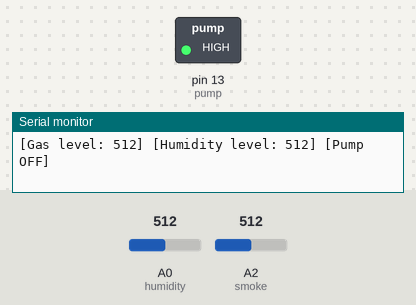
Recording of a sketch running on a simulated Arduino Uno, built with avr-gcc and run on an emulated ATmega328P. Shown: switched loads named in the sketch (green lamp = pin HIGH), the last lines printed to the serial monitor. The test bench sets the inputs (shaded band); at power-on: A0 (humidity) = 512, A2 (smoke) = 512.

Above: at 2.8 s.
2.9 s: A0 (humidity) set to 319
5.6 s: A0 (humidity) set to 284
9.5 s: A2 (smoke) set to 688
12.2 s: A2 (smoke) set to 714
At 14.6 s:
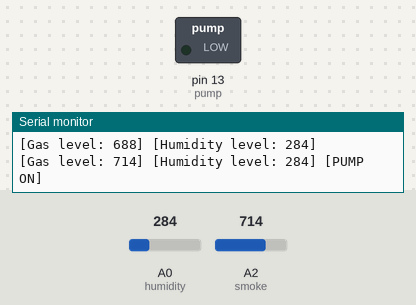
15.5 s: A0 (humidity) set to 306
At 17.3 s:
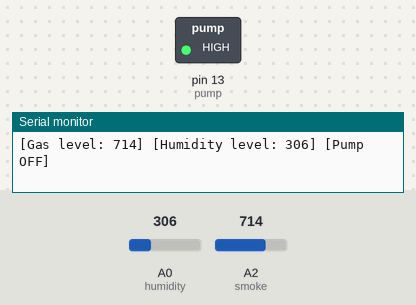
18.2 s: A0 (humidity) set to 290
At 20.4 s:
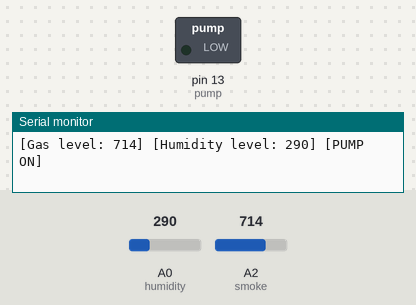
Timing chart, 0 to 21.9 s (numbered marks = the images above; inputs shaded):
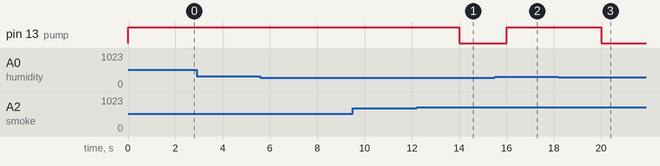

Measured:
- the behaviour switches between 700 and 701 on A2 (smoke) (found by bisection; images 0 and 1)
- after the input at 12.2 s, pin 13 (pump): HIGH → LOW after 1.8 s
- after the input at 15.5 s, pin 13 (pump): LOW → HIGH after 0.51 s
- after the input at 18.2 s, pin 13 (pump): HIGH → LOW after 1.8 s

The sketch:

project.ino
```cpp
#define smoke A2
#define humidity A0
#define pump 13

// threshold values
#define smokeThreshold 700
#define humidityThreshold 300

int smokeSensor;
int humiditySensor;

void setup() {
  pinMode(smoke, INPUT);
  pinMode(humidity, INPUT);
  pinMode(pump, OUTPUT);
  digitalWrite(pump, HIGH);
  Serial.begin(9600);
}

void printer() {
  Serial.print("[Gas level: ");
  Serial.print(smokeSensor);
  Serial.print("] [Humidity level: ");
  Serial.print(humiditySensor);
  Serial.print("] ");
}

void loop() {
    smokeSensor = analogRead(smoke);
    humiditySensor = analogRead(humidity);

    if (humiditySensor > humidityThreshold) {
      digitalWrite(pump, HIGH);
      printer();
      Serial.println("[Pump OFF]");
    } else if (smokeSensor > smokeThreshold) {
      digitalWrite(pump, LOW);
      printer();
      Serial.println("[PUMP ON]");
    } else {
      printer();
      Serial.println("");
    }

    delay(2000);
}
```
